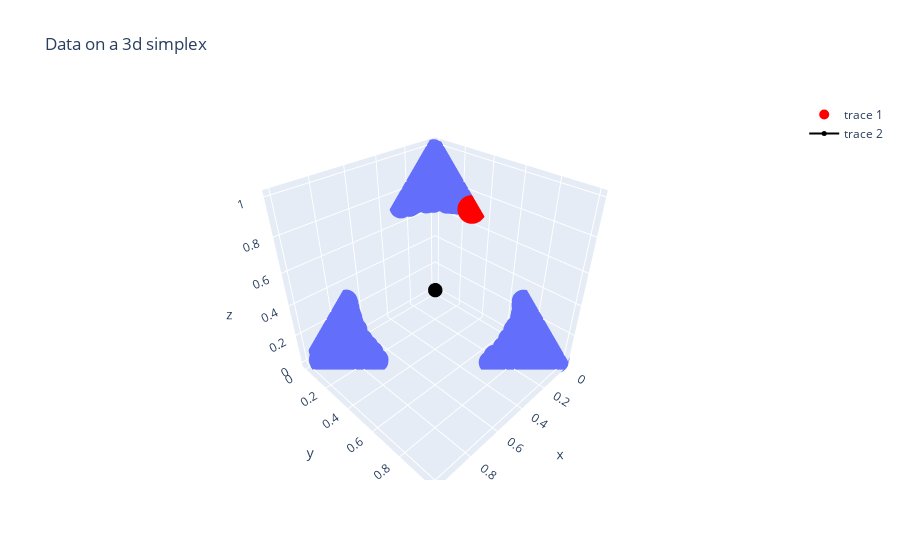

The notebook cell saved with this chart:
### Code cell
fig = px.scatter_3d(x=data[:, 0], y=data[:, 1], z=data[:, 2], title="Data on a 3d simplex")
fig.add_scatter3d(x=[soln[0]], y=[soln[1]], z=[soln[2]], mode="markers", marker=dict(size=10, color="red"))
# Add ideal and nadir points

fig.add_scatter3d(x=[0, 1], y=[0, 1], z=[0, 1], mode="lines+markers", marker=dict(size=5, color="black"))

### Figure 1 — Plotly figure (JSON) as saved in the notebook; plotly's stock layout.template omitted (floating-point values rounded to 4 significant figures; data arrays with more than 128 entries replaced by an {"elided": "..."} marker saying what was removed)
{"data": [{"hovertemplate": "x=%{x}<br>y=%{y}<br>z=%{z}<extra></extra>", "legendgroup": "", "marker": {"color": "#636efa", "symbol": "circle"}, "mode": "markers", "name": "", "scene": "scene", "showlegend": false, "type": "scatter3d", "x": {"elided": "682 float values"}, "y": {"elided": "682 float values"}, "z": {"elided": "682 float values"}}, {"marker": {"color": "red", "size": 10}, "mode": "markers", "type": "scatter3d", "x": [0.001695], "y": [0.2922], "z": [0.7061]}, {"marker": {"color": "black", "size": 5}, "mode": "lines+markers", "type": "scatter3d", "x": [0, 1], "y": [0, 1], "z": [0, 1]}], "layout": {"legend": {"tracegroupgap": 0}, "scene": {"domain": {"x": [0, 1], "y": [0, 1]}, "xaxis": {"title": {"text": "x"}}, "yaxis": {"title": {"text": "y"}}, "zaxis": {"title": {"text": "z"}}}, "title": {"text": "Data on a 3d simplex"}}}
